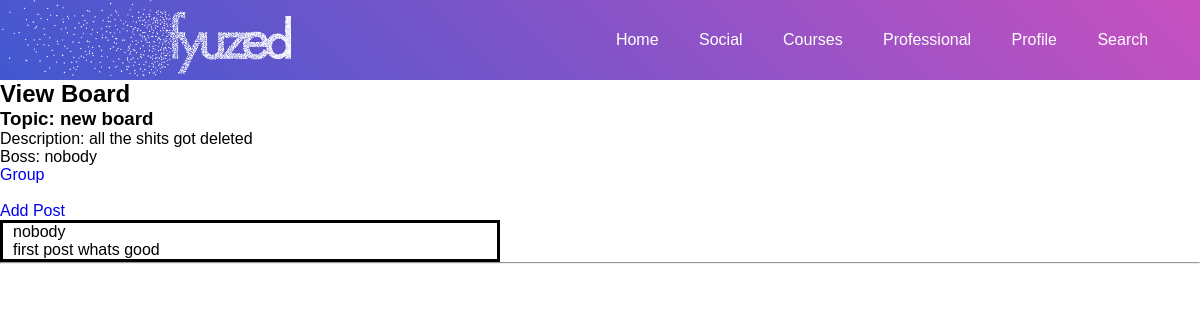
/group/tmg/viewboard/62 (signed in), run on the app's committed database.
### group/models.py (models this page shows, shortened)
class Board(models.Model):
    topic = models.CharField(max_length=255)
    description = models.CharField(max_length=1000, default='')
    last_updated = models.DateTimeField(auto_now_add=True)
    group = models.ForeignKey(Group, on_delete=models.CASCADE, null=True)
    starter = models.ForeignKey(CustomUser, on_delete=models.CASCADE, null=True)

class Post(models.Model):
    content = models.TextField(max_length=4000)
    board = models.ForeignKey(Board, on_delete=models.CASCADE)
    created_at = models.DateTimeField(auto_now_add=True)
    updated_at = models.DateTimeField(null=True)
    created_by = models.ForeignKey(CustomUser, on_delete=models.CASCADE, related_name="post_creator", null=True)

### users/models.py (models this page shows, shortened)
class CustomUser(AbstractUser):
    slug = models.SlugField(unique=True, default="user_account_outdated")
    friend_list = models.ManyToManyField('CustomUser', related_name="friends")
    friend_requests = models.ManyToManyField('CustomUser', related_name="friendrequests")
    def __str__(self):
        return self.username

### group/views.py (the view)
# urls.py: path('<slug:the_slug>/viewboard/<int:pk>', ViewBoard.as_view(), name="viewboard"),
class ViewBoard(LoginRequiredMixin, DetailView):
    model = Board
    template_name = 'groups/view_board.html'

### templates/groups/view_board.html (shortened to what this page needs)
{% extends 'base.html' %}
{% block content %}
<h2>View Board</h2>
    <div>
        <h3> <u>Topic:</u> {{ board.topic}} </h3>
        <p> <u>Description:</u> {{ board.description }} </p>
        <p> <u>Boss:</u> {{ board.starter }} </p>
        <p> <a href="{% url 'viewgroup' board.group.slug %}">Group</a></p>
    </div>
    <br>
    {% if user in board.group.members.all %}
    <a href="{% url 'createpost' board.group.slug board.id %}">Add Post</a>
    {% else %}
    <p>Join group to create posts</p>
    {% endif %}
    <div>
        <ul>
            {% for post in board.post_set.all %}
            <div style='border-style:solid; width:500px; text-indent: 10px;'>
                <p><u>{{ post.created_by }}</u></p>
                <p> {{ post.content }} </p>
            </div>
            {% endfor %}
        </ul>
    </div>
    <hr>
{% endblock %}

### static/css/base.css (style rules this page uses)
* { padding: 0; margin: 0; text-decoration: none; list-style: none; box-sizing: border-box; }
body { font-family: sans-serif; }

### data on the page
Board: topic "new board", description "all the shits got deleted", starter "nobody"
Post: created_by "nobody", content "first post whats good"
